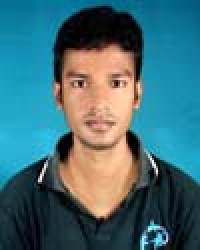
%> input picture CSE_LAB_4TH/401/exam_prep/4.image arithmetic operations/1.jpg, 100 x 125 px (shown 2 times larger)
$ octave negetive_gray.m   (GNU Octave 9; MATLAB toolbox functions it lacks are replaced by stand-ins)
%> lines starting %> are read from the running program, lines starting %| are printed output that depends on the picture
%gray to negetive gray
clc;
clear all;
close all;
img=imread('1.jpg');
%> img is the input picture: size 125x100x3 uint8; mean R, G, B 66.1, 108.2, 116.2
img=rgb2gray(img);
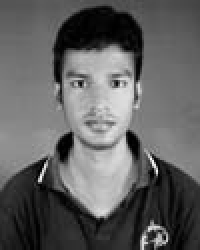
%> img: size 125x100 uint8 (shown 2 times larger); min 0, max 253, mean 96.5

[m n]=size(img);
%> m = 125; n = 100

% [5 lines of commented-out code are left out]
b=255-img;
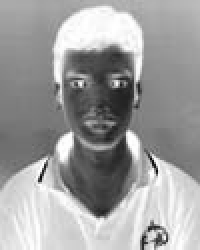
%> b: size 125x100 uint8 (shown 2 times larger); min 2, max 255, mean 158.5


subplot(2,1,1)
imshow(img)
title('original image');


subplot(2,1,2)
imshow(b)
title('negetive image');

$ run again, with CSE_LAB_4TH/401/exam_prep/4.image arithmetic operations/8.jpg copied over CSE_LAB_4TH/401/exam_prep/4.image arithmetic operations/1.jpg
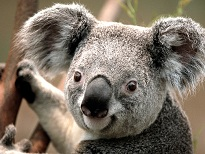
%> input picture CSE_LAB_4TH/401/exam_prep/4.image arithmetic operations/8.jpg, 205 x 154 px
%> img is the input picture: size 154x205x3 uint8; mean R, G, B 124.8, 114.2, 101.4
%> `img=rgb2gray(img);`:
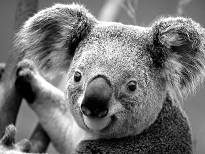
%> img: size 154x205 uint8; min 0, max 255, mean 115.9
%> `b=255-img;`:
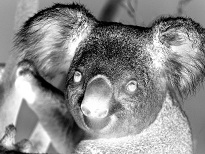
%> b: size 154x205 uint8; min 0, max 255, mean 139.1

$ run again, with CSE_LAB_4TH/401/exam_prep/4.image arithmetic operations/input.tif saved as CSE_LAB_4TH/401/exam_prep/4.image arithmetic operations/1.jpg
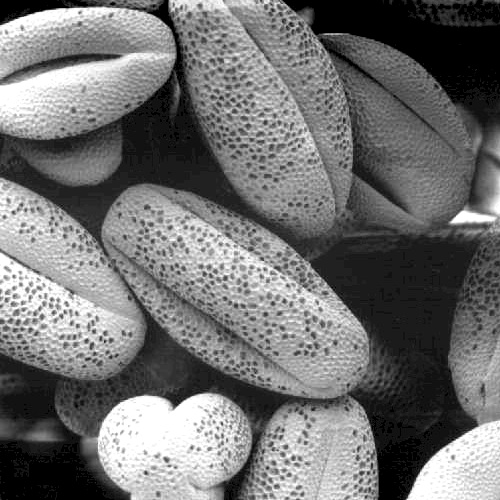
%> input picture CSE_LAB_4TH/401/exam_prep/4.image arithmetic operations/input.tif, 500 x 500 px
%> img is the input picture: size 500x500 uint8; min 0, max 255, mean 113.2
%> `b=255-img;`:
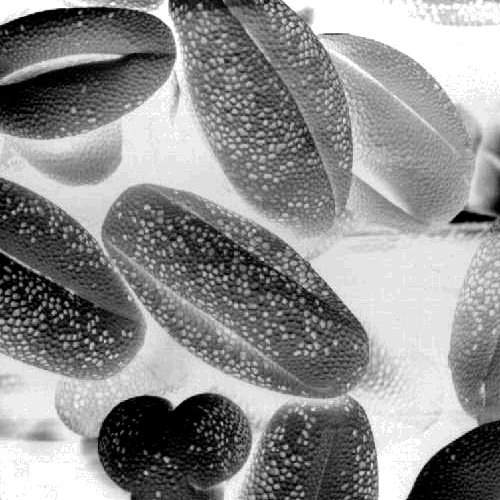
%> b: size 500x500 uint8; min 0, max 255, mean 141.8
